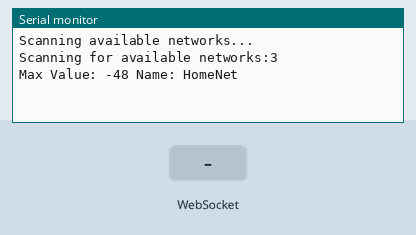
This sketch was run on a simulated ESP8266 (NodeMCU). On the bench: the last lines printed to the serial monitor. Inputs (shaded band) come from the test bench. WiFi joins after 1.5 s; servers stay silent unless stated; a WiFi scan finds three made-up networks.

Above: at 4.7 s.
4.8 s: WebSocket text "0" received
At 16.1 s:
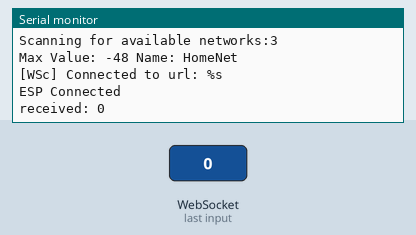
17.0 s: WebSocket text "5" received
At 28.9 s:
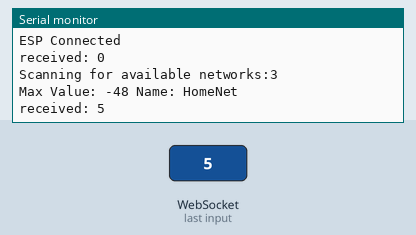

Measured:
- after the input at 4.8 s, the serial monitor: prints a new line after 10.7 s (image 1)
- after the input at 17.0 s, the serial monitor: prints a new line after 10.5 s (image 2)

The sketch:

ScanWithWS--Huzzah.ino
```cpp
/*
This example  prints the WiFi shield's MAC address, and
 scans for available WiFi networks using the WiFi shield.
 Every ten seconds, it scans again. It doesn't actually
 connect to any network, so no encryption scheme is specified.

 Circuit:
 * WiFi shield attached

 created 13 July 2010
 by dlf (Metodo2 srl)
 modified 21 Junn 2012
 by Tom Igoe and Jaymes Dec

 This adds the Websocket support for ESP8266 found here: https://github.com/Links2004/arduinoWebSockets
 */


#include <SPI.h>
#include <ESP8266WiFi.h>
#include <Arduino.h>
#include <ESP8266WiFiMulti.h>
#include <WebSocketsClient.h>
#include <Hash.h>
#include "config.h"  //--- this is a file to hanle the wifi settings

ESP8266WiFiMulti WiFiMulti;
WebSocketsClient webSocket;

void setup() {
  //Initialize serial and wait for port to open:
  Serial.begin(115200);
  while (!Serial) {
    // wait for serial port to connect. Needed for native USB port only
  }

  WiFiMulti.addAP(ssid, pass);

   while (WiFiMulti.run() != WL_CONNECTED) {
    delay(100);
  }

  // check for the presence of the shield:
  if (WiFi.status() == WL_NO_SHIELD) {
    Serial.println("WiFi shield not present");
    // don't continue:
    while (true);
  }

  webSocket.begin("192.168.1.3", 8080); // this needs to be the same IP address and port of the server
  webSocket.onEvent(webSocketEvent);


  // scan for existing networks:
  Serial.println("Scanning available networks...");
  listNetworks(); // this function list outs the wifi networks once in step
}

void loop() {
  delay(10000); // ten secon delay
  // scan for existing networks:
  listNetworks(); // this lists ou the wifi networks continously
  webSocket.loop(); // maintains the Websocket connection
  //webSocket.sendTXT("here"); // this sends out a sample message of "here"
}

void listNetworks() {
  Serial.print("Scanning for available networks:");
  int numSsid = WiFi.scanNetworks(); // gets a list of all networks used to itterate through array
  int mySignals[numSsid]; // creates an array of the size of number of networks
  String myNames[numSsid];
  if (numSsid == -1)  {
    Serial.println("Couldn't get a wifi connection");
    return;     // return to the main loop
  }
  // print the number of available networks:
    Serial.println(numSsid);
  // print the network number and name for each network found:
  for (int thisNet = 0; thisNet < numSsid; thisNet++) {
    String signalStrength = String(WiFi.RSSI(thisNet));
    int value = signalStrength.toInt(); // take the string value and turn it into an int
    String names = WiFi.SSID(thisNet);
    mySignals[thisNet] = value; // goes through the networks and assigns values to them
    myNames[thisNet] = names; // gives each network its name
   /*
    Serial.print("signal: ");
    Serial.println(signalStrength);
    Serial.print(" value: ");
    Serial.println(value);
   */
  }
  // this cycles through the array to test for the strongest signal
  int maxVal = mySignals[0]; // first it sets the maxVal variable to the first network signal in array
  String bigName = myNames[0]; // sets the name of that array as the first value in array

  for (int i = 1; i < numSsid; i++) {
    if (mySignals[i] > maxVal) { // check to see if the current signal strength in the array is larger than maxVal
      maxVal = mySignals[i]; // if the current array item in list is larger, it assigns that value to maxVal
      bigName = myNames[i]; // and gets its name
    }
  }
  //these print out the maxVal
    Serial.print("Max Value: ");
    Serial.print(maxVal);
    Serial.print(" Name: ");
    Serial.println(bigName);
    webSocket.sendTXT(bigName);
}


void webSocketEvent(WStype_t type, uint8_t * payload, size_t lenght) {

  switch (type) {
    case WStype_DISCONNECTED:
      Serial.println("[WSc] Disconnected!\n");
      break;
    case WStype_CONNECTED: // if websocket connects, this fires
      {
        Serial.print("[WSc] Connected to url: %s\n");
        Serial.println("ESP Connected"); //((char*)payload);

        // send message to server when Connected
        webSocket.sendTXT("light on");
      }
      break;
    case WStype_TEXT: // if the server sends something this function handles it
      Serial.print("received: ");
      Serial.println((char*)payload);
      if (strcmp((char*)payload, "connected") == 0) {
        digitalWrite(5, HIGH);
      }
      if (strcmp((char*)payload, "light off") == 0) {
        digitalWrite(5, LOW);
      }
      break;
    case WStype_BIN: // this is if we are working with binary numbers
      Serial.printf("[WSc] get binary lenght: %u\n", lenght);
      break;
  }

}
```

config.h
```cpp
const char ssid[] = " ";       //  your network SSID (name)
const char pass[] = " ";   // your network password
```
